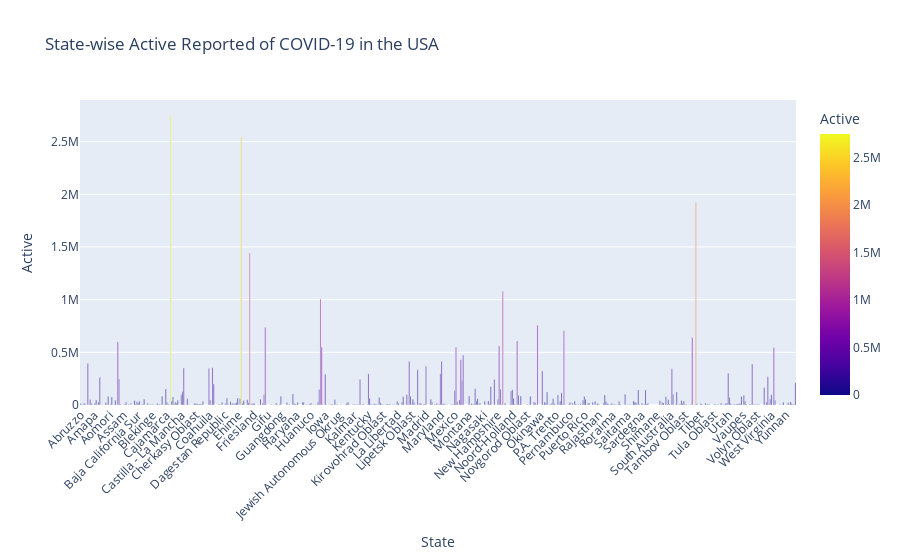

Notebook cell for this chart:
### Markdown cell above
### Plot Province/State Wise Active Cases in USA

### Code cell
state_deaths = covid_data.groupby('Province_State')['Active'].sum().reset_index()
fig = px.bar(
    state_deaths,
    x='Province_State',  
    y='Active',          
    title='State-wise Active Reported of COVID-19 in the USA',
    labels={'Province_State': 'State', 'Active': 'Active'},
    color='Active',      
    height=600
)

fig.update_layout(
    xaxis_title="State",
    yaxis_title="Active",
    xaxis_tickangle=-45,  
)

fig.show()

### Figure 1 — Plotly figure (JSON) as saved in the notebook; plotly's stock layout.template omitted (floating-point values rounded to 4 significant figures; data arrays with more than 128 entries replaced by an {"elided": "..."} marker saying what was removed)
{"data": [{"alignmentgroup": "True", "hovertemplate": "State=%{x}<br>Active=%{marker.color}<extra></extra>", "legendgroup": "", "marker": {"color": {"elided": "597 int values"}, "coloraxis": "coloraxis", "pattern": {"shape": ""}}, "name": "", "offsetgroup": "", "orientation": "v", "showlegend": false, "textposition": "auto", "type": "bar", "x": {"elided": "597 str values"}, "xaxis": "x", "y": {"elided": "597 int values"}, "yaxis": "y"}], "layout": {"autosize": true, "barmode": "relative", "coloraxis": {"colorbar": {"title": {"text": "Active"}}, "colorscale": [[0, "#0d0887"], [0.1111, "#46039f"], [0.2222, "#7201a8"], [0.3333, "#9c179e"], [0.4444, "#bd3786"], [0.5556, "#d8576b"], [0.6667, "#ed7953"], [0.7778, "#fb9f3a"], [0.8889, "#fdca26"], [1, "#f0f921"]]}, "legend": {"tracegroupgap": 0}, "title": {"text": "State-wise Active Reported of COVID-19 in the USA"}, "xaxis": {"anchor": "y", "autorange": true, "domain": [0, 1], "range": [-0.5, 596.5], "tickangle": -45, "title": {"text": "State"}, "type": "category"}, "yaxis": {"anchor": "x", "autorange": true, "domain": [0, 1], "range": [0, 2895000.0], "title": {"text": "Active"}, "type": "linear"}}}
